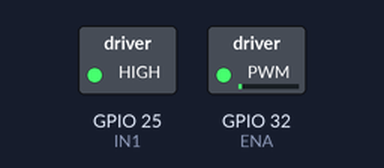
Recording of a sketch running on a simulated ESP32. On the bench: switched loads named in the sketch (green lamp = pin HIGH).

Above: at 0.07 s.
At 7.9 s:
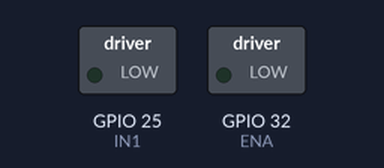
At 22.25 s:
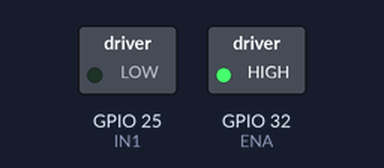
At 39.78 s:
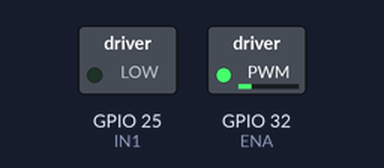
Timing chart, 0 to 40.0 s (numbered marks = the images above):
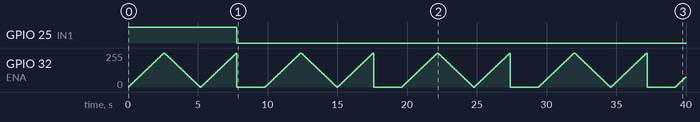

Measured:
- by itself, GPIO 25 (IN1): HIGH → LOW at 7.8 s
- by itself, GPIO 32 (ENA): moves between 0/255 and 255/255, repeating every 9.8 s

The sketch:

PWM.ino
```cpp
#define ENA 32        // PWM pin for motor speed control
#define IN1 25         // Motor direction control pin 1

const int freq = 5000;       // PWM frequency in Hz
const int resolution = 8;    // 8-bit resolution (0-255)

void setup() {
  // Set direction pins as outputs
  pinMode(IN1, OUTPUT);

  // Attach PWM to ENA pin with frequency and resolution
  ledcAttach(ENA, freq, resolution);

  // Set initial motor direction
  digitalWrite(IN1, HIGH); // Motor forward
}

void loop() {
  // Gradually increase motor speed
  for (int dutyCycle = 0; dutyCycle <= 255; dutyCycle += 5) {
    ledcWrite(ENA, dutyCycle); // Set duty cycle
    delay(50);                 // Wait 50ms
  }

  // Gradually decrease motor speed
  for (int dutyCycle = 255; dutyCycle >= 0; dutyCycle -= 5) {
    ledcWrite(ENA, dutyCycle); // Set duty cycle
    delay(50);                 // Wait 50ms
  }


  // Gradually increase motor speed
  for (int dutyCycle = 0; dutyCycle <= 255; dutyCycle += 5) {
    ledcWrite(ENA, dutyCycle); // Set duty cycle
    delay(50);                 // Wait 50ms
  }


  // Stop the motor for 2 seconds
  digitalWrite(IN1, LOW);
  ledcWrite(ENA, 0); // Set speed to 0
  delay(2000);       // Pause for 2 seconds
}
```
